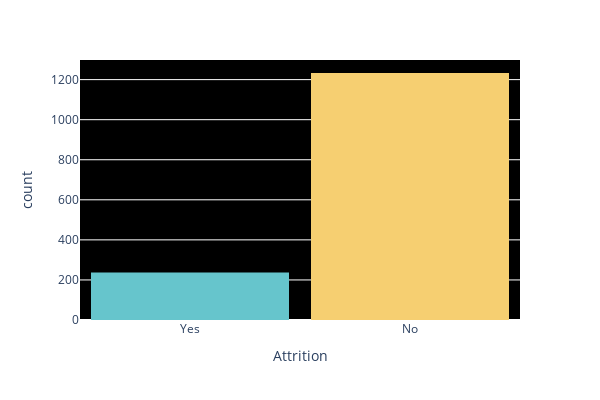
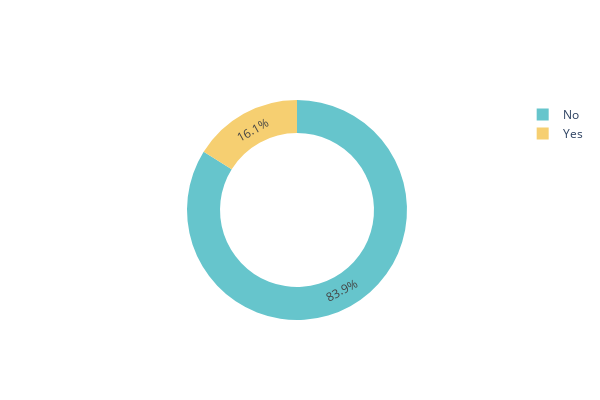
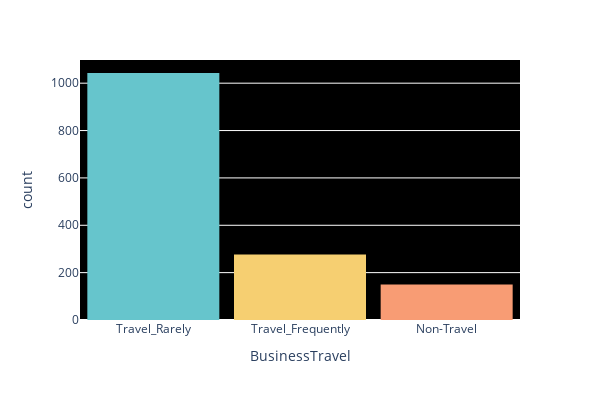
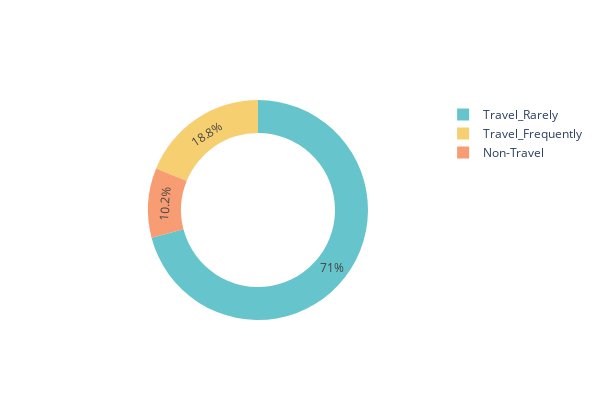

The cell these charts' notebook holds for them, in order:
### Code cell
colorscale = px.colors.qualitative.Pastel

for col in cat_df:
    # Countplot
    fig = px.histogram(df, x=col)
    fig.update_traces(marker_color=colorscale)
    fig.update_layout(title_text=col, title_font_color='white', title_font_size=15, 
                      plot_bgcolor='black', bargap=0.1,
                      width=600, height=400)  
    fig.show()
    
    # Pie chart
    fig = px.pie(df, names=df[col].value_counts().index, values=df[col].value_counts().values, 
                 title=col, color_discrete_sequence=colorscale, hole=0.7)
    fig.update_layout(title_font_color='white', title_font_size=15, plot_bgcolor='black',
                      width=600, height=400)  
    fig.show()

### Figure 1 — Plotly figure (JSON) as saved in the notebook; plotly's stock layout.template omitted (floating-point values rounded to 4 significant figures; data arrays with more than 128 entries replaced by an {"elided": "..."} marker saying what was removed)
{"data": [{"alignmentgroup": "True", "bingroup": "x", "hovertemplate": "Attrition=%{x}<br>count=%{y}<extra></extra>", "legendgroup": "", "marker": {"color": ["rgb(102, 197, 204)", "rgb(246, 207, 113)", "rgb(248, 156, 116)", "rgb(220, 176, 242)", "rgb(135, 197, 95)", "rgb(158, 185, 243)", "rgb(254, 136, 177)", "rgb(201, 219, 116)", "rgb(139, 224, 164)", "rgb(180, 151, 231)", "rgb(179, 179, 179)"], "pattern": {"shape": ""}}, "name": "", "offsetgroup": "", "orientation": "v", "showlegend": false, "type": "histogram", "x": {"elided": "1470 str values"}, "xaxis": "x", "yaxis": "y"}], "layout": {"bargap": 0.1, "barmode": "relative", "height": 400, "legend": {"tracegroupgap": 0}, "margin": {"t": 60}, "plot_bgcolor": "black", "title": {"font": {"color": "white", "size": 15}, "text": "Attrition"}, "width": 600, "xaxis": {"anchor": "y", "domain": [0, 1], "title": {"text": "Attrition"}}, "yaxis": {"anchor": "x", "domain": [0, 1], "title": {"text": "count"}}}}

### Figure 2 — Plotly figure (JSON) as saved in the notebook; plotly's stock layout.template omitted (floating-point values rounded to 4 significant figures)
{"data": [{"domain": {"x": [0, 1], "y": [0, 1]}, "hole": 0.7, "hovertemplate": "label=%{label}<br>value=%{value}<extra></extra>", "labels": ["No", "Yes"], "legendgroup": "", "name": "", "showlegend": true, "type": "pie", "values": [1233, 237]}], "layout": {"height": 400, "legend": {"tracegroupgap": 0}, "piecolorway": ["rgb(102, 197, 204)", "rgb(246, 207, 113)", "rgb(248, 156, 116)", "rgb(220, 176, 242)", "rgb(135, 197, 95)", "rgb(158, 185, 243)", "rgb(254, 136, 177)", "rgb(201, 219, 116)", "rgb(139, 224, 164)", "rgb(180, 151, 231)", "rgb(179, 179, 179)"], "plot_bgcolor": "black", "title": {"font": {"color": "white", "size": 15}, "text": "Attrition"}, "width": 600}}

### Figure 3 — Plotly figure (JSON) as saved in the notebook; plotly's stock layout.template omitted (floating-point values rounded to 4 significant figures; data arrays with more than 128 entries replaced by an {"elided": "..."} marker saying what was removed)
{"data": [{"alignmentgroup": "True", "bingroup": "x", "hovertemplate": "BusinessTravel=%{x}<br>count=%{y}<extra></extra>", "legendgroup": "", "marker": {"color": ["rgb(102, 197, 204)", "rgb(246, 207, 113)", "rgb(248, 156, 116)", "rgb(220, 176, 242)", "rgb(135, 197, 95)", "rgb(158, 185, 243)", "rgb(254, 136, 177)", "rgb(201, 219, 116)", "rgb(139, 224, 164)", "rgb(180, 151, 231)", "rgb(179, 179, 179)"], "pattern": {"shape": ""}}, "name": "", "offsetgroup": "", "orientation": "v", "showlegend": false, "type": "histogram", "x": {"elided": "1470 str values"}, "xaxis": "x", "yaxis": "y"}], "layout": {"bargap": 0.1, "barmode": "relative", "height": 400, "legend": {"tracegroupgap": 0}, "margin": {"t": 60}, "plot_bgcolor": "black", "title": {"font": {"color": "white", "size": 15}, "text": "BusinessTravel"}, "width": 600, "xaxis": {"anchor": "y", "domain": [0, 1], "title": {"text": "BusinessTravel"}}, "yaxis": {"anchor": "x", "domain": [0, 1], "title": {"text": "count"}}}}

### Figure 4 — Plotly figure (JSON) as saved in the notebook; plotly's stock layout.template omitted (floating-point values rounded to 4 significant figures)
{"data": [{"domain": {"x": [0, 1], "y": [0, 1]}, "hole": 0.7, "hovertemplate": "label=%{label}<br>value=%{value}<extra></extra>", "labels": ["Travel_Rarely", "Travel_Frequently", "Non-Travel"], "legendgroup": "", "name": "", "showlegend": true, "type": "pie", "values": [1043, 277, 150]}], "layout": {"height": 400, "legend": {"tracegroupgap": 0}, "piecolorway": ["rgb(102, 197, 204)", "rgb(246, 207, 113)", "rgb(248, 156, 116)", "rgb(220, 176, 242)", "rgb(135, 197, 95)", "rgb(158, 185, 243)", "rgb(254, 136, 177)", "rgb(201, 219, 116)", "rgb(139, 224, 164)", "rgb(180, 151, 231)", "rgb(179, 179, 179)"], "plot_bgcolor": "black", "title": {"font": {"color": "white", "size": 15}, "text": "BusinessTravel"}, "width": 600}}
